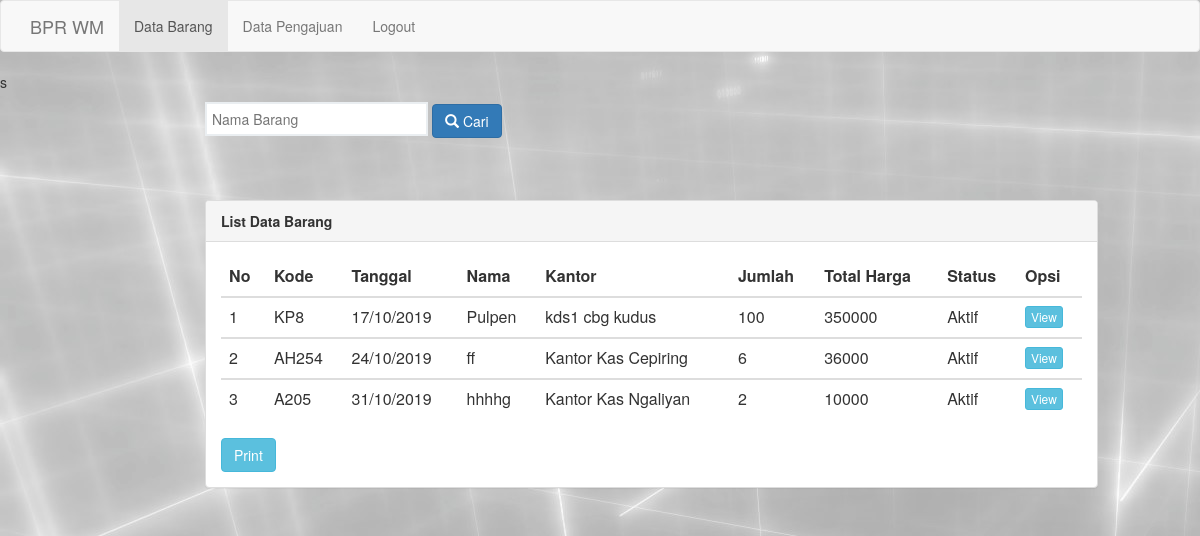
The page /hrd/index_barang_hrd.php on the database its author committed.
### tables this page shows
CREATE TABLE `barang` (
  `id_brg` int(5) NOT NULL,
  `kode_brg` varchar(5) NOT NULL,
  `tgl_msk` timestamp NOT NULL DEFAULT CURRENT_TIMESTAMP,
  `nm_brg` varchar(50) NOT NULL,
  `nm_kantor` varchar(100) NOT NULL,
  `jml_brg` int(100) NOT NULL,
  `sat_brg` varchar(100) NOT NULL,
  `tot_hrg` int(100) NOT NULL,
  `hrg_brg` int(10) NOT NULL,
  `status_brg` varchar(10) NOT NULL
);

### hrd/index_barang_hrd.php (the view, shortened to what this page needs)
<html>
<head>
	<link rel="stylesheet" type="text/css" href="assets/css/bootstrap.css">
</head>
<body>
<nav class="navbar navbar-default">
          <div class="container">
            <div class="navbar-header">
              <a class="navbar-brand" href="www.bprwm.co.id">BPR WM</a>
            </div>
            <div class="collapse navbar-collapse" id="bs-example-navbar-collapse-1">
              <ul class="nav navbar-nav">
                <li class="active"><a href="index_barang_hrd.php">Data Barang <span class="sr-only">(current)</span></a></li>
                <li><a href="index_pengajuan_hrd.php">Data Pengajuan</a></li>
                <li><a href="../logout.php">Logout</a></li>
              </ul>
            </div>
          </div>
        </nav>
        s
	<div class="row">
		<div class="container-fuild">
				<div class="col-md-9 col-md-offset-2">
					<form action="proses_search.php" method="get">
					<input type="search" name="cari" placeholder="Nama Barang" >
					<button action="proses_search.php" type="submit" class="btn btn-primary"><i class="glyphicon glyphicon-search" value="Cari"  ></i> Cari</button>
 				</form>
				<br>
					<br><div class="panel panel-default">
						<div class="panel-heading">
							<span class="title"><b>List Data Barang</b></span>
						</div>
						<div class="panel-body">
							<table class="table table-stripped">
								<thead>
									<tr>
										<th>No</th>
										<th>Kode</th>
										<th>Tanggal</th>
										<th>Nama </th>
										<th>Kantor</th>
										<th>Jumlah</th>
										<th>Total Harga</th>
										<th>Status</th>
										<th>Opsi</th>
									</tr>
								</thead>
								<?php
									include 'koneksi.php';
									$lihat	= mysqli_query($connect, "SELECT * FROM barang");
									if (mysqli_num_rows($lihat) == 0) {
										echo '<tr><td colspan="6"><center>Data Kosong!!!</center></td></tr>';
									}else{
									$no 	= 1;
									while($data = mysqli_fetch_array($lihat)) {
								?>
								<tbody>
									<tr>
										<td><?php echo $no;?></td>
										<td><?php echo $data['kode_brg']?></td>
										<td><?php echo date("d/m/Y", strtotime($data['tgl_msk']))?></td>
										<td><?php echo $data['nm_brg']?></td>
										<td><?php echo $data['nm_kantor']?></td>
										<td><?php echo $data['jml_brg']?></td>
										<td><?php echo $data['tot_hrg']?></td>
										<td><?php echo $data['status_brg']?></td>
										<td>
											<a href="../admin/view_barang.php?id_brg=<?php echo $data['id_brg']?>" class="btn btn-info btn-xs"><i "></i>View </a>
										</td>
									</tr>
								</tbody>
								<?php $no++;}}?>
							</table>
								<button onClick="print_data()" class="btn btn-info">Print</button>
						</div>
					</div>
				</div>
			</div>
		</div>
</body>
</html>

### rows shown on the page
barang: kode_brg "KP8", tgl_msk "17/10/2019", nm_brg "Pulpen", nm_kantor "kds1 cbg kudus", jml_brg "100", tot_hrg "350000", status_brg "Aktif"
barang: kode_brg "AH254", tgl_msk "24/10/2019", nm_brg "ff", nm_kantor "Kantor Kas Cepiring", jml_brg "6", tot_hrg "36000", status_brg "Aktif"
barang: kode_brg "A205", tgl_msk "31/10/2019", nm_brg "hhhhg", nm_kantor "Kantor Kas Ngaliyan", jml_brg "2", tot_hrg "10000", status_brg "Aktif"
